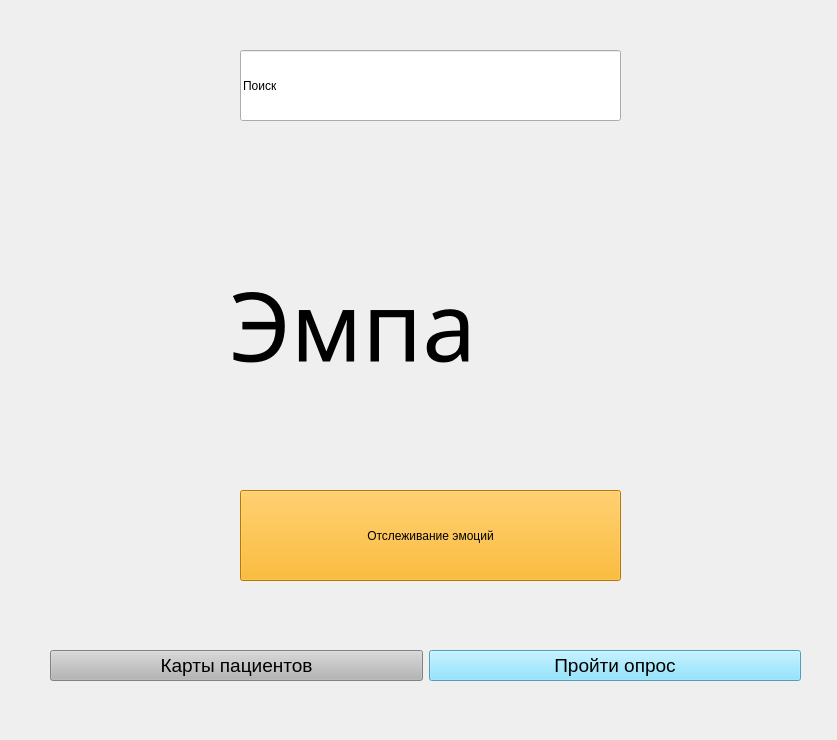
<?xml version="1.0" encoding="UTF-8"?>
<ui version="4.0">
 <class>Form</class>
 <widget class="QWidget" name="Form">
  <property name="geometry">
   <rect>
    <x>0</x>
    <y>0</y>
    <width>837</width>
    <height>740</height>
   </rect>
  </property>
  <property name="windowTitle">
   <string>Form</string>
  </property>
  <property name="styleSheet">
   <string notr="true">font: 75 48pt &quot;Century Gothic&quot;;</string>
  </property>
  <widget class="QWidget" name="horizontalLayoutWidget">
   <property name="geometry">
    <rect>
     <x>50</x>
     <y>610</y>
     <width>751</width>
     <height>111</height>
    </rect>
   </property>
   <layout class="QHBoxLayout" name="horizontalLayout">
    <item>
     <widget class="QPushButton" name="pushButton_2">
      <property name="font">
       <font>
        <family>MS Shell Dlg 2</family>
        <pointsize>14</pointsize>
        <weight>50</weight>
        <italic>false</italic>
        <bold>false</bold>
       </font>
      </property>
      <property name="styleSheet">
       <string notr="true">font: 9pt &quot;Century Gothic&quot;;
font: 14pt &quot;MS Shell Dlg 2&quot;;
background-color: rgb(181, 181, 181);</string>
      </property>
      <property name="text">
       <string>Карты пациентов</string>
      </property>
     </widget>
    </item>
    <item>
     <widget class="QPushButton" name="pushButton_3">
      <property name="font">
       <font>
        <family>MS Shell Dlg 2</family>
        <pointsize>14</pointsize>
        <weight>50</weight>
        <italic>false</italic>
        <bold>false</bold>
       </font>
      </property>
      <property name="styleSheet">
       <string notr="true">font: 9pt &quot;Century Gothic&quot;;
background-color: rgb(114, 222, 255);
font: 14pt &quot;MS Shell Dlg 2&quot;;</string>
      </property>
      <property name="text">
       <string>Пройти опрос</string>
      </property>
     </widget>
    </item>
   </layout>
  </widget>
  <widget class="QPushButton" name="pushButton">
   <property name="geometry">
    <rect>
     <x>240</x>
     <y>490</y>
     <width>381</width>
     <height>91</height>
    </rect>
   </property>
   <property name="styleSheet">
    <string notr="true">font: 16pt &quot;Century Gothic&quot;;
background-color: rgb(255, 170, 0);</string>
   </property>
   <property name="text">
    <string>Отслеживание эмоций</string>
   </property>
  </widget>
  <widget class="QLineEdit" name="lineEdit">
   <property name="geometry">
    <rect>
     <x>240</x>
     <y>50</y>
     <width>381</width>
     <height>71</height>
    </rect>
   </property>
   <property name="styleSheet">
    <string notr="true">font: 18pt &quot;Century Gothic&quot;;</string>
   </property>
   <property name="text">
    <string>Поиск</string>
   </property>
  </widget>
  <widget class="QLabel" name="label">
   <property name="geometry">
    <rect>
     <x>230</x>
     <y>220</y>
     <width>489</width>
     <height>209</height>
    </rect>
   </property>
   <property name="font">
    <font>
     <family>Century Gothic</family>
     <pointsize>72</pointsize>
     <weight>50</weight>
     <italic>false</italic>
     <bold>false</bold>
    </font>
   </property>
   <property name="styleSheet">
    <string notr="true">font: 72pt &quot;Century Gothic&quot;;</string>
   </property>
   <property name="text">
    <string>Эмпа</string>
   </property>
  </widget>
 </widget>
 <resources/>
 <connections/>
</ui>
